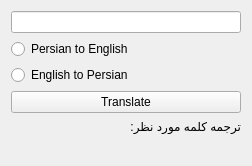
<?xml version="1.0" encoding="UTF-8"?>
<ui version="4.0">
 <class>Form</class>
 <widget class="QWidget" name="Form">
  <property name="geometry">
   <rect>
    <x>0</x>
    <y>0</y>
    <width>252</width>
    <height>166</height>
   </rect>
  </property>
  <property name="windowTitle">
   <string>Form</string>
  </property>
  <layout class="QFormLayout" name="formLayout">
   <item row="0" column="0" colspan="2">
    <widget class="QLineEdit" name="box1"/>
   </item>
   <item row="1" column="0">
    <widget class="QRadioButton" name="ftoe">
     <property name="text">
      <string>Persian to English</string>
     </property>
    </widget>
   </item>
   <item row="2" column="0">
    <widget class="QRadioButton" name="etof">
     <property name="text">
      <string>English to Persian</string>
     </property>
    </widget>
   </item>
   <item row="4" column="0" colspan="2">
    <widget class="QPushButton" name="translate">
     <property name="text">
      <string>Translate</string>
     </property>
    </widget>
   </item>
   <item row="5" column="0" colspan="2">
    <widget class="QLabel" name="label_2">
     <property name="layoutDirection">
      <enum>Qt::RightToLeft</enum>
     </property>
     <property name="text">
      <string>ترجمه کلمه مورد نظر:</string>
     </property>
    </widget>
   </item>
   <item row="6" column="0" colspan="2">
    <widget class="QLabel" name="result">
     <property name="text">
      <string/>
     </property>
     <property name="alignment">
      <set>Qt::AlignCenter</set>
     </property>
    </widget>
   </item>
  </layout>
 </widget>
 <resources/>
 <connections/>
</ui>
